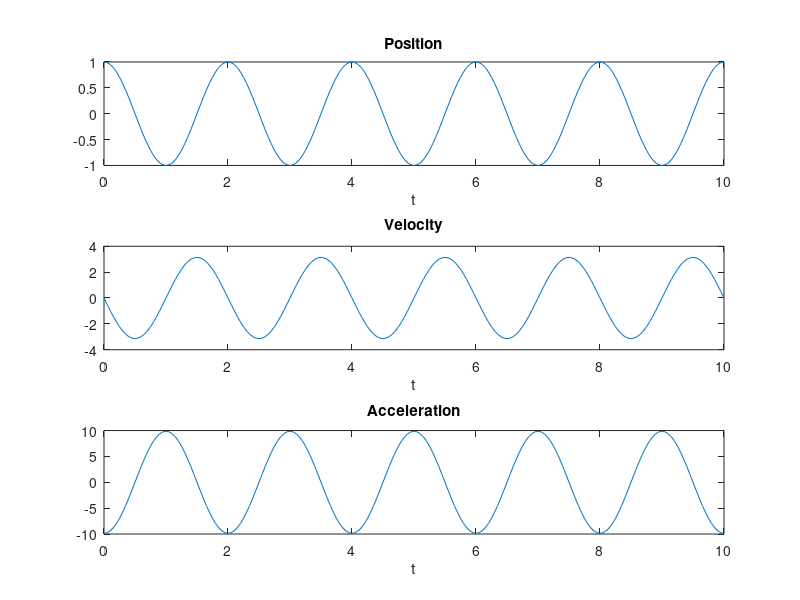
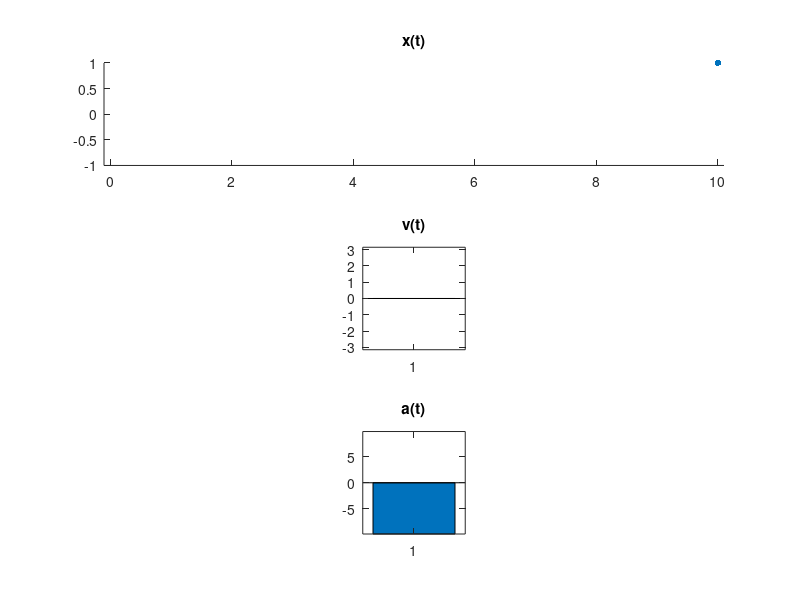

These charts were generated, in order, by the following MATLAB code:
% Harmonic Oscillator

clear; close all; clc;

T = 10; % duration
t = 0:0.05:T;

f = 0.5; % frequency
p = 0; % phase shift
xm = 1; % amplitude of oscillation

subplot(3,1,1)
w = 2*pi*f;
x = xm*cos(w*t+p);
plot(t,x)
title('Position')
xlabel t

subplot(3,1,2)
v = -w*xm*sin(w*t+p);
plot(t,v)
title('Velocity')
xlabel t

subplot(3,1,3)
a = -w*w*x;
plot(t,a)
title('Acceleration')
xlabel t

%% animation

h = figure
for i = 1:length(t)
    h1 = subplot(3,1,1)
    scatter(t(i),x(i), 20, 'filled')
    xlim([-0.1 T+0.1])    
    ylim([min(x), max(x)])
    title('x(t)')
    
    h2 = subplot(3,1,2)
    bar(v(i))
    ylim([min(v), max(v)])
    axis square
    title('v(t)')
    
    h3 = subplot(3,1,3)
    bar(a(i))
    ylim([min(a), max(a)])
    axis square
    title('a(t)')
    
    drawnow
    
end